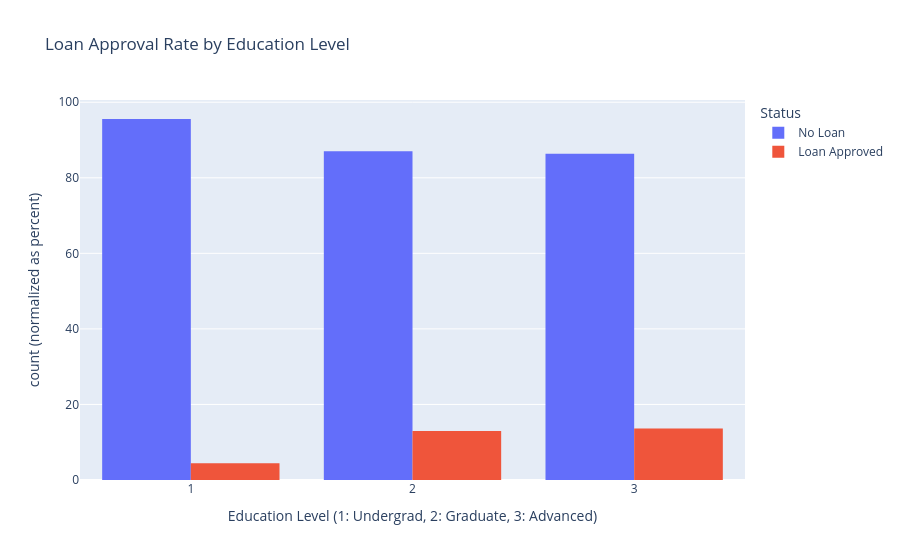

Here is the notebook cell this chart was saved with:
### Code cell
fig_edu = px.histogram(
    df, 
    x='Education', 
    color='Personal.Loan', 
    barmode='group',
    barnorm='percent',
    title='Loan Approval Rate by Education Level',
    labels={'Education': 'Education Level (1: Undergrad, 2: Graduate, 3: Advanced)', 'percent': 'Percentage (%)', 'Personal.Loan': 'Status'}
)

fig_edu.show()

### Figure 1 — Plotly figure (JSON) as saved in the notebook; plotly's stock layout.template omitted (floating-point values rounded to 4 significant figures; data arrays with more than 128 entries replaced by an {"elided": "..."} marker saying what was removed)
{"data": [{"alignmentgroup": "True", "bingroup": "x", "hovertemplate": "Status=No Loan<br>Education Level (1: Undergrad, 2: Graduate, 3: Advanced)=%{x}<br>count (normalized as percent)=%{y}<extra></extra>", "legendgroup": "No Loan", "marker": {"color": "#636efa", "pattern": {"shape": ""}}, "name": "No Loan", "offsetgroup": "No Loan", "orientation": "v", "showlegend": true, "type": "histogram", "x": {"elided": "4520 int values"}, "xaxis": "x", "yaxis": "y"}, {"alignmentgroup": "True", "bingroup": "x", "hovertemplate": "Status=Loan Approved<br>Education Level (1: Undergrad, 2: Graduate, 3: Advanced)=%{x}<br>count (normalized as percent)=%{y}<extra></extra>", "legendgroup": "Loan Approved", "marker": {"color": "#EF553B", "pattern": {"shape": ""}}, "name": "Loan Approved", "offsetgroup": "Loan Approved", "orientation": "v", "showlegend": true, "type": "histogram", "x": {"elided": "480 int values"}, "xaxis": "x", "yaxis": "y"}], "layout": {"barmode": "group", "barnorm": "percent", "legend": {"title": {"text": "Status"}, "tracegroupgap": 0}, "title": {"text": "Loan Approval Rate by Education Level"}, "xaxis": {"anchor": "y", "domain": [0, 1], "title": {"text": "Education Level (1: Undergrad, 2: Graduate, 3: Advanced)"}}, "yaxis": {"anchor": "x", "domain": [0, 1], "title": {"text": "count (normalized as percent)"}}}}
